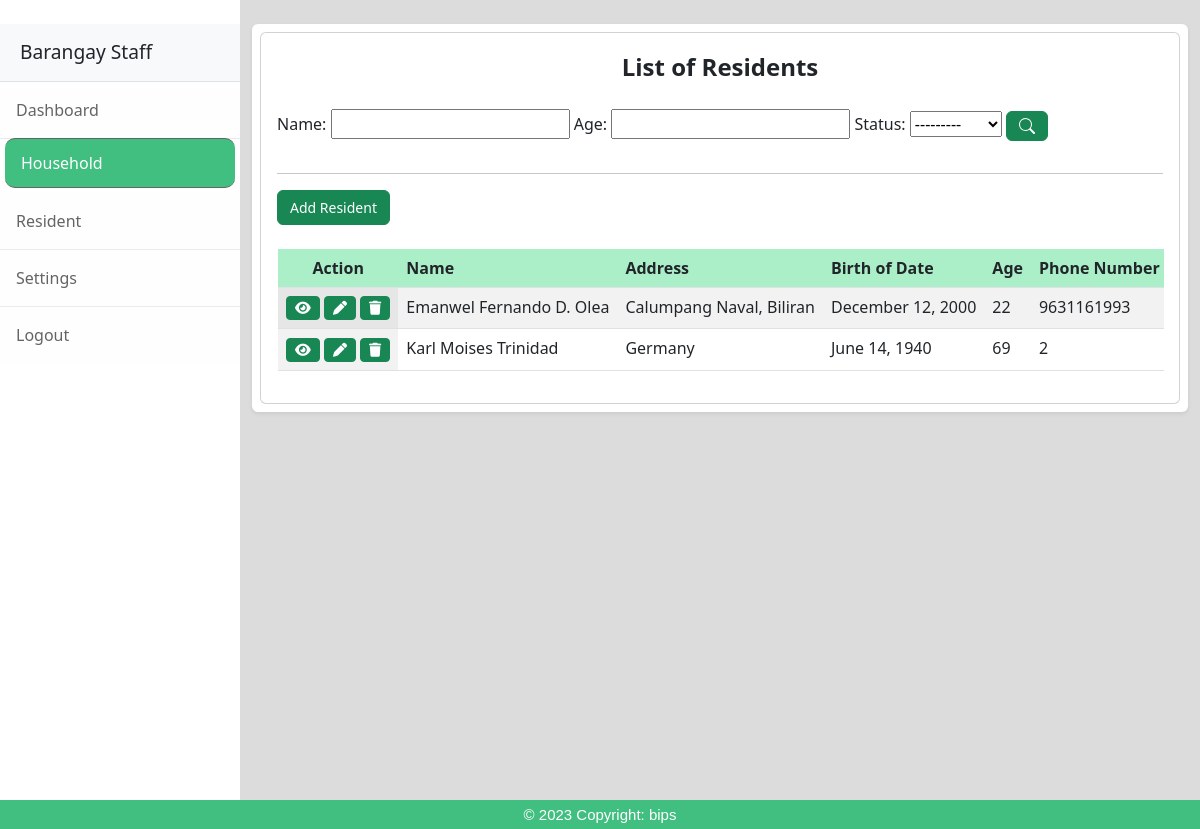
Page /household/ on the committed database.
### barangayStaff/models.py (models this page shows, shortened)
class Resident(models.Model):
    name = models.CharField(max_length=50, null=True)
    address = models.CharField(max_length=50, null=True)
    birth_date = models.DateField(null=True)
    age = models.IntegerField(null=True)
    phone_number = models.CharField(max_length=50, null=True)
    gender = models.CharField(max_length=50, null=True, choices=GENDER)
    vaccination = models.CharField(max_length=50, null=True, choices=VACCINATION)
    status = models.CharField(max_length=50, null=True, choices=STATUS)

### barangayStaff/views.py (the view)
# urls.py: path('household/', views.household, name='household'),
def household(request):
    residents = Resident.objects.all()
    residentFilter = ResidentFilters(request.GET, queryset=residents)
    residents = residentFilter.qs
    context = {'residents': residents, 'residentFilter': residentFilter}
    return render(request, 'barangayStaff/household.html', context)

### barangayStaff/templates/barangayStaff/household.html (shortened to what this page needs)
{% extends 'barangayStaff/base.html' %}
{% load humanize %}
{% load static %}
{% block content %}
<link rel="stylesheet" href="{% static '/css/main.css' %}" >
<link href="https://cdn.jsdelivr.net/npm/bootstrap@5.3.0-alpha3/dist/css/bootstrap.min.css" rel="stylesheet">
<link rel="stylesheet" href="https://cdnjs.cloudflare.com/ajax/libs/font-awesome/6.4.0/css/all.min.css" />
<div class="d-flex" id="wrapper">
    {% include 'barangayStaff/sidebar.html' %}
    <link rel="stylesheet" href="{% static '/css/style.css' %}" >
        <div class="container-fluid">
            <div class="row">
                <div class="col-md-12">
                <br>
                <div class="p-2 bg-white shadow-sm d-flex justify-content-around align-items-center rounded">
                    <div class="card card-body">
                        <div class="row">
                            <div class="col-sm">
                                <div class="title">List of Residents</div>
                            </div>
                        </div>
                        <br>
                        <form method="get">
                            {{ residentFilter.form }}
                            <button class="btn btn-success btn-md btn-block">
                            </button>
                        </form>
                        <hr>
                        <div>
                        <a class="btn btn-success btn-md btn-block" title="Add Resident" id="mainfront" data-bs-toggle="modal" data-bs-target="#addResident">Add Resident</a>
                        </div>
                            <br>
                            <div style="overflow-x:auto table-Layout:fixed">
                                <div class="row table-container">
                                      <table class="table table-striped ">
                                        <thead>
                                        <tr>
                                            <th class="sticky-header" scope="col" style="text-align: center;">Action</th>
                                            <th scope="col">Name</th>
                                            <th scope="col">Address</th>
                                            <th scope="col">Birth of Date</th>
                                            <th scope="col">Age</th>
                                            <th scope="col">Phone Number</th>
                                        </tr>
                                        </thead>
                                        <tbody>
                                        {% for i in residents %}
                                            <tr>
                                                <td style="text-align: center">
                                                    <a class="btn btn-success btn-sm btn-block" title="View" data-bs-toggle="modal" data-bs-target="#viewResident{{ i.id }}">
                                                        <i class="fa-sharp fa-solid fa-eye"></i>
                                                    </a>
                                                    <a class="btn btn-success btn-sm btn-block" title="Edit" data-bs-toggle="modal" data-bs-target="#editResident{{ i.id }}">
                                                        <i class="fas fa-pen"></i>
                                                    </a>
                                                    <a class="btn btn-success btn-sm btn-block" title="Delete"  id="delete_resident{{ i.id }}_{{ i.name }}" data-bs-toggle="modal" data-bs-target="#deleteResident{{ i.id }}">
                                                        <i class="fa-solid fa-trash"></i>
                                                    </a>
                                                </td>
                                                <td>{{i.name}}</td>
                                                <td>{{i.address}}</td>
                                                <td>{{i.birth_date|date:"F j, Y" }}</td>
                                                <td>{{i.age}}</td>
                                                <td>{{i.phone_number}}</td>
                                            </tr>
                                        {% endfor %}
                                    </tbody>
                                    </table>
                                </div>
                            </div>
                        </div>
                    </div>
                </div>
            </div>
        </div>
    </div>
{% endblock %}

### barangayStaff/templates/barangayStaff/base.html (shortened to what this page needs)
{% load static %}
<html>
    <head>
        <link href="https://cdn.jsdelivr.net/npm/bootstrap@5.3.0-alpha3/dist/css/bootstrap.min.css" rel="stylesheet">
    </head>
    <body>
        {% block content %}
        {% endblock %}
        {% include 'barangayStaff/footer.html' %}
    </body>
</html>

### barangayStaff/templates/barangayStaff/sidebar.html (shortened to what this page needs)
{% load static %}
<link rel="stylesheet" href="{% static '/css/styles.css' %}" >
    <div class="d-flex" id="wrapper">
      <div class="border-end bg-white" id="sidebar-wrapper">
        <br>
        <div class="sidebar-heading border-bottom bg-light">Barangay Staff</div>
        <div class="list-group list-group-flush">
            <a class="list-group-item list-group-item-action list-group-item-light p-3 {% if request.resolver_match.view_name == 'dashboard' %}active{% endif %}" href="{% url 'dashboard' %}">Dashboard</a>
            <a class="list-group-item list-group-item-action list-group-item-light p-3 {% if request.resolver_match.view_name == 'household' %}active{% endif %}" href="{% url 'household' %}">Household</a>
            <a class="list-group-item list-group-item-action list-group-item-light p-3 {% if request.resolver_match.view_name == 'resident' %}active{% endif %}" href="{% url 'resident' %}">Resident</a>
            <a class="list-group-item list-group-item-action list-group-item-light p-3" href="#!">Settings</a>
            <a class="list-group-item list-group-item-action list-group-item-light p-3" href="#!">Logout</a>
        </div>
    </div>
    </div>

### barangayStaff/templates/barangayStaff/edit_resident.html (shortened to what this page needs)
{% extends 'barangayStaff/add_resident.html' %}

### barangayStaff/templates/barangayStaff/footer.html
{% load static %}
<link rel="stylesheet" href="{% static '/css/footer.css' %}">
<div id='copywrite'>
    © 2023 Copyright: bips
</div>

### static/css/main.css (style rules this page uses)
body { font-size: 13px; font-family: 'Armata', sans-serif; background-color: #d9b8b8; }
thead { background-color: #abefc9; }
.title { text-align: center; font-weight: bolder; font-size: 24px; }
#mainfront { font-size: 14px; text-align: center; }

### static/css/style.css (style rules this page uses)
.container-fluid { width: 80%; }
.table-container { overflow-x: auto; margin-left: 1px; margin-right: 10px; width: 100%; height: fit-content; max-height: 70vh; }
table { min-width: max-content; }
th:first-child, td:first-child { position: sticky; left: 0; background-color: #f2f2f2; z-index: 1; }
th:first-child { background-color: #abefc9; }
.sticky-header { position: sticky; left: 0; background-color: #f2f2f2; z-index: 1; }

### static/css/footer.css (style rules this page uses)
#copywrite { padding:0.5%; height:auto; background-color: 40BF80; text-align: center; color: white; font-weight: normal; font-family: Arial, Helvetica, sans-serif; font-size: 15px; z-index: 1; line-height: normal; }

### barangayStaff/templates/barangayStaff/household.html (style rules this page uses)
#wrapper { overflow-x: hidden; background-color: gainsboro; }

### barangayStaff/templates/barangayStaff/sidebar.html (style rules this page uses)
.list-group-item.active { background-color: 40BF80 !important; box-sizing: border-box; border-radius: 10px; margin: 5px 5px; width: 230px; padding: 0.75rem 1rem !important; }

### rows in the picture
Resident: name "Emanwel Fernando D. Olea", address "Calumpang Naval, Biliran", birth_date "December 12, 2000", age "22", phone_number "9631161993"
Resident: name "Karl Moises Trinidad", address "Germany", birth_date "June 14, 1940", age "69", phone_number "2"
